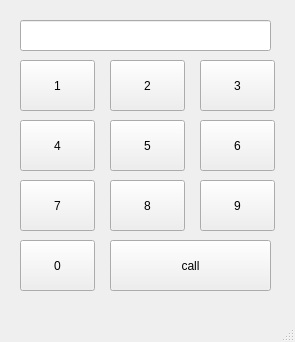
<?xml version="1.0" encoding="UTF-8"?>
<ui version="4.0">
 <class>MainWindow</class>
 <widget class="QMainWindow" name="MainWindow">
  <property name="geometry">
   <rect>
    <x>0</x>
    <y>0</y>
    <width>295</width>
    <height>342</height>
   </rect>
  </property>
  <property name="windowTitle">
   <string>MainWindow</string>
  </property>
  <widget class="QWidget" name="centralwidget">
   <widget class="QLineEdit" name="le">
    <property name="geometry">
     <rect>
      <x>20</x>
      <y>20</y>
      <width>251</width>
      <height>31</height>
     </rect>
    </property>
    <property name="alignment">
     <set>Qt::AlignRight|Qt::AlignTrailing|Qt::AlignVCenter</set>
    </property>
   </widget>
   <widget class="QPushButton" name="pb1">
    <property name="geometry">
     <rect>
      <x>20</x>
      <y>60</y>
      <width>75</width>
      <height>51</height>
     </rect>
    </property>
    <property name="text">
     <string>1</string>
    </property>
   </widget>
   <widget class="QPushButton" name="pb2">
    <property name="geometry">
     <rect>
      <x>110</x>
      <y>60</y>
      <width>75</width>
      <height>51</height>
     </rect>
    </property>
    <property name="text">
     <string>2</string>
    </property>
   </widget>
   <widget class="QPushButton" name="pb3">
    <property name="geometry">
     <rect>
      <x>200</x>
      <y>60</y>
      <width>75</width>
      <height>51</height>
     </rect>
    </property>
    <property name="text">
     <string>3</string>
    </property>
   </widget>
   <widget class="QPushButton" name="pb4">
    <property name="geometry">
     <rect>
      <x>20</x>
      <y>120</y>
      <width>75</width>
      <height>51</height>
     </rect>
    </property>
    <property name="text">
     <string>4</string>
    </property>
   </widget>
   <widget class="QPushButton" name="pb5">
    <property name="geometry">
     <rect>
      <x>110</x>
      <y>120</y>
      <width>75</width>
      <height>51</height>
     </rect>
    </property>
    <property name="text">
     <string>5</string>
    </property>
   </widget>
   <widget class="QPushButton" name="pb6">
    <property name="geometry">
     <rect>
      <x>200</x>
      <y>120</y>
      <width>75</width>
      <height>51</height>
     </rect>
    </property>
    <property name="text">
     <string>6</string>
    </property>
   </widget>
   <widget class="QPushButton" name="pb7">
    <property name="geometry">
     <rect>
      <x>20</x>
      <y>180</y>
      <width>75</width>
      <height>51</height>
     </rect>
    </property>
    <property name="text">
     <string>7</string>
    </property>
   </widget>
   <widget class="QPushButton" name="pb8">
    <property name="geometry">
     <rect>
      <x>110</x>
      <y>180</y>
      <width>75</width>
      <height>51</height>
     </rect>
    </property>
    <property name="text">
     <string>8</string>
    </property>
   </widget>
   <widget class="QPushButton" name="pb9">
    <property name="geometry">
     <rect>
      <x>200</x>
      <y>180</y>
      <width>75</width>
      <height>51</height>
     </rect>
    </property>
    <property name="text">
     <string>9</string>
    </property>
   </widget>
   <widget class="QPushButton" name="pb0">
    <property name="geometry">
     <rect>
      <x>20</x>
      <y>240</y>
      <width>75</width>
      <height>51</height>
     </rect>
    </property>
    <property name="text">
     <string>0</string>
    </property>
   </widget>
   <widget class="QPushButton" name="pb_call">
    <property name="geometry">
     <rect>
      <x>110</x>
      <y>240</y>
      <width>161</width>
      <height>51</height>
     </rect>
    </property>
    <property name="text">
     <string>call</string>
    </property>
   </widget>
  </widget>
  <widget class="QMenuBar" name="menubar">
   <property name="geometry">
    <rect>
     <x>0</x>
     <y>0</y>
     <width>295</width>
     <height>21</height>
    </rect>
   </property>
  </widget>
  <widget class="QStatusBar" name="statusbar"/>
 </widget>
 <resources/>
 <connections/>
</ui>
